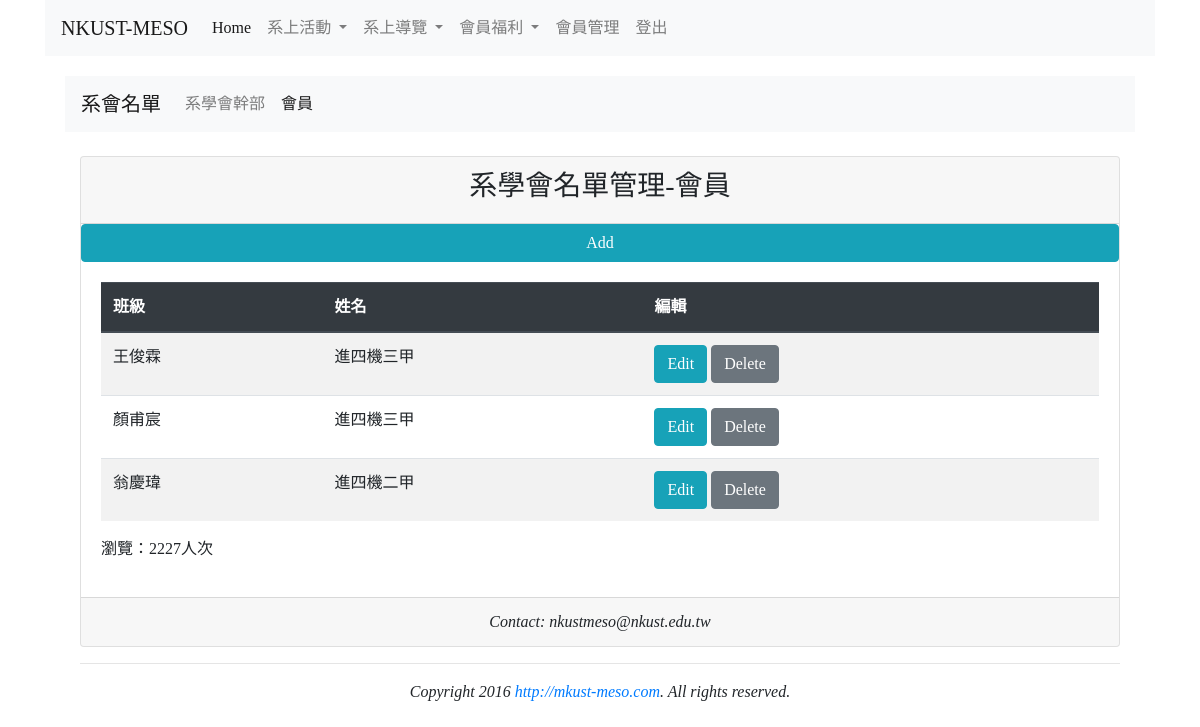
Page /students2.php (signed in) on the earlier database version.
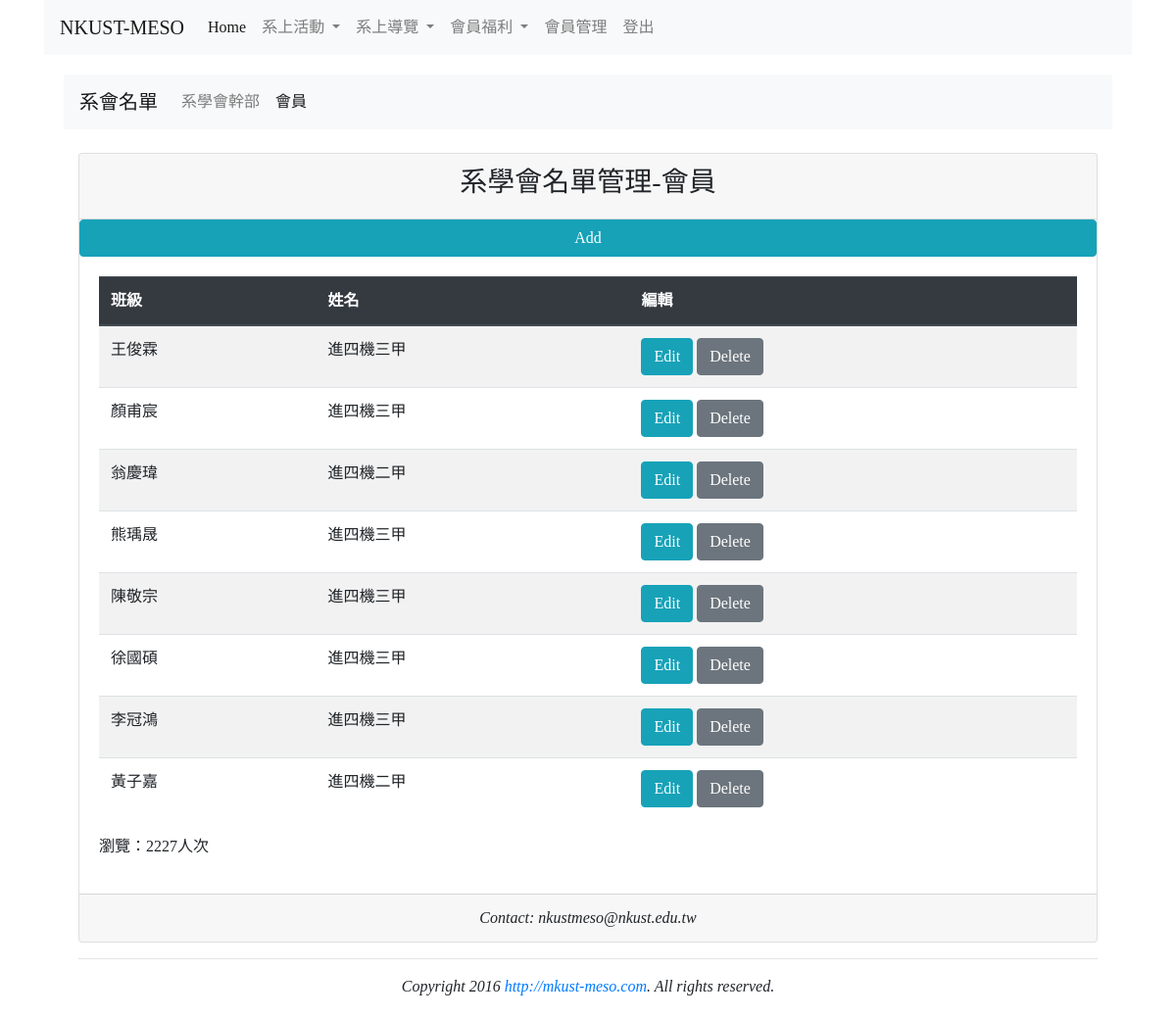
Same page on the later database version.
### tables this page shows
CREATE TABLE `students` (
  `id` int(11) NOT NULL,
  `sid` varchar(100) NOT NULL,
  `mid` varchar(100) NOT NULL,
  `sname` varchar(100) NOT NULL,
  `password` varchar(100) NOT NULL,
  `class` varchar(20) NOT NULL,
  `job` varchar(10) NOT NULL
);

### students2.php (the view, shortened to what this page needs)
<!DOCTYPE html>
<html>
<head>
  <link rel="stylesheet" href="https://stackpath.bootstrapcdn.com/bootstrap/4.5.2/css/bootstrap.min.css">
</head>
<body>
  <?php require "includes/menu.php"; ?>
  <div class='container'>
        <div class='card-body' align=center>
            <nav class="navbar navbar-expand-lg navbar-light bg-light">
                <a class="navbar-brand" href="students.php">系會名單</a>
                <div class="collapse navbar-collapse" id="navbarSupportedContent">
                    <ul class="navbar-nav mr-auto">
                        <li class="nav-item ">
                            <a class="nav-link" href="students.php">系學會幹部</a>
                        </li>
                        <li class="nav-item active">
                            <a class="nav-link" href="students2.php">會員<span class="sr-only">(current)</span></a>
                        </li>
                    </ul>
                </div>
            </nav>
  <br>
  <div class='container'>
    <div class='row'>
      <div class='col-md-12'>
        <div class='card card-primary'>
          <div class='card-header' align=center>
            <h3>系學會名單管理-會員</h3>
          </div>
          <?php
          echo "<a class='btn btn-info btn-xs' href='students_add.php'>Add</a>";
            ?>
          <div class='card-body' align=center>
            <table class='table table-striped table-hover'>
              <?php
              require "includes/dbconfig.php";
              $sql = "SELECT * FROM students WHERE mid=2";
              $result = $conn->query($sql);
              ?>
              <thead class='thead-dark'>
                <tr>
                   <th>班級</th>
                   <th>姓名</th>
                   <th>編輯</th>
                </tr>
              </thead>
              <tbody>
                <?php
                if ($result->num_rows > 0) {
                  while ($row = $result->fetch_assoc()) {
                    $id = $row["id"];
                    echo  "<td>".$row["sname"] . "</td>" . "<td>" . $row["class"] . "</td>";
                    if ($mid==1) {
                      echo "<td>";
                      echo "<a class='btn btn-info btn-xs' href='students2_edit.php?id=$id'>Edit</a>";
                      echo "<a class='btn btn-secondary btn-xs' href='students2_delete.php?id=$id'>Delete</a>";
                      echo "</td>";
                    }
                  }
                } else {
                  echo "0 results";
                }
                ?>
              </tbody>
            </table>
            <p style="text-align:left;"><?php require "footer.php"; ?></p>
          </div>
          <div class='card-footer' align=center>
            <em>Contact: nkustmeso@nkust.edu.tw</em>
          </div>
        </div>
      </div>
    </div>
    <hr>
    <em>Copyright 2016 <a href='http://nkust-meso.com'>http://mkust-meso.com</a>. All rights reserved.</em>
  </div>
</body>
</html>

Differences in the rows shown:
added students: sname "熊瑀晟", class "進四機三甲"
added students: sname "陳敬宗", class "進四機三甲"
added students: sname "徐國碩", class "進四機三甲"
added students: sname "李冠鴻", class "進四機三甲"
added students: sname "黃子嘉", class "進四機二甲"
